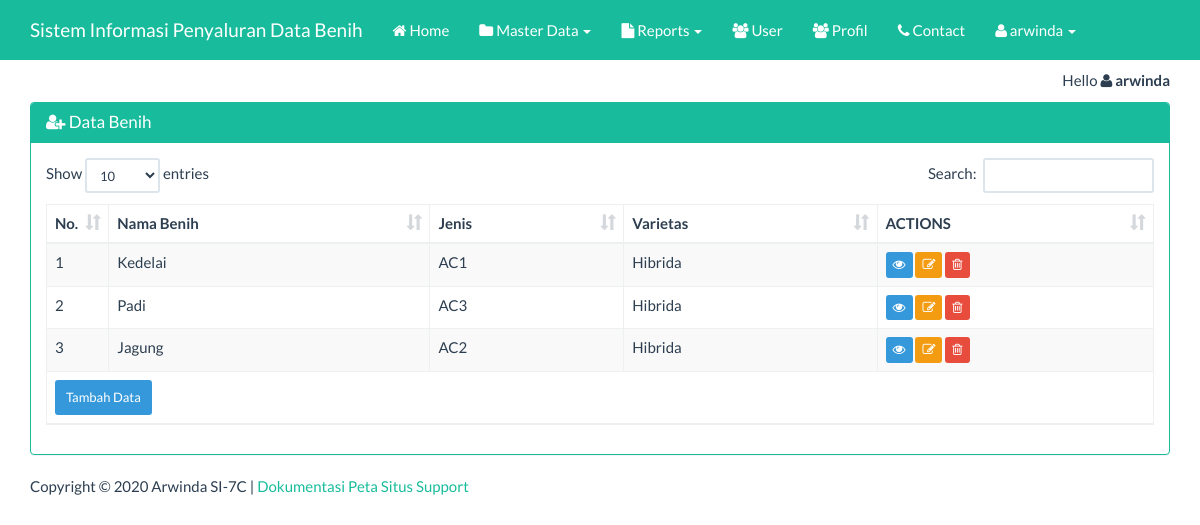
Page /?page=benih&actions=tampil (signed in) on the committed database.
### tables this page shows
CREATE TABLE `tbl_benih` (
  `id_benih` int(11) NOT NULL,
  `nm_benih` varchar(100) NOT NULL,
  `jenis` varchar(100) NOT NULL,
  `varietas` varchar(100) NOT NULL
);

### views/benih_tampil.php (the view, shortened to what this page needs)
<div class="container">
    <div class="row">
        <div class="col-xs-12">
            <div class="panel panel-success">
                <div class="panel-heading">
                    <h3 class="panel-title"><span class="fa fa-user-plus"></span> Data Benih</h3>
                </div>
                <div class="panel-body">
                    <table id="dtskripsi" class="table table-bordered table-striped table-hover">
                        <thead>
                            <tr>
                                <th width="5%">No.</th>
                                <th>Nama Benih</th>
                                <th>Jenis</th>
                                <th>Varietas</th>
                                <th>ACTIONS</th>
                            </tr>
                        </thead>
                        <tbody>
                            <?php
                            $sql = "SELECT * FROM tbl_benih";
                            $query = mysqli_query($koneksi, $sql) or die("SQL Anda Salah");
                            $nomor = 0;
                            while ($data = mysqli_fetch_array($query)) {
                                $nomor++;
                                ?>
                                <tr>
                                    <td><?= $nomor ?></td>
									<td><?= $data['nm_benih'] ?></td>
									<td><?= $data['jenis'] ?></td>
                                    <td><?= $data['varietas'] ?></td>
                                    <td>
                                        <a href="?page=benih&actions=detail&id=<?= $data['id_benih'] ?>" class="btn btn-info btn-xs">
                                            <span class="fa fa-eye"></span>
                                        </a>
                                        <a href="?page=benih&actions=edit&id=<?= $data['id_benih'] ?>" class="btn btn-warning btn-xs">
                                            <span class="fa fa-edit"></span>
                                        </a>
                                        <a href="?page=benih&actions=delete&id=<?= $data['id_benih'] ?>" class="btn btn-danger btn-xs">
                                            <span class="fa fa-trash-o"></span>
                                        </a>
                                    </td>
                                </tr>
                            <?php } ?>
                        </tbody>
                        <tfoot>
                            <tr>
                                <td colspan="7">
                                    <a href="?page=benih&actions=tambah" class="btn btn-info btn-sm">
                                        Tambah Data
                                    </a>
                                </td>
                            </tr>
                        </tfoot>
                    </table>
                </div>
            </div>
        </div>
    </div>
</div>

### index.php (style rules this page uses)
body { margin-top:70px; }

### rows in the picture
tbl_benih: nm_benih "Kedelai", jenis "AC1", varietas "Hibrida"
tbl_benih: nm_benih "Padi", jenis "AC3", varietas "Hibrida"
tbl_benih: nm_benih "Jagung", jenis "AC2", varietas "Hibrida"

### other values in the picture
$_SESSION['nama'] "arwinda"
